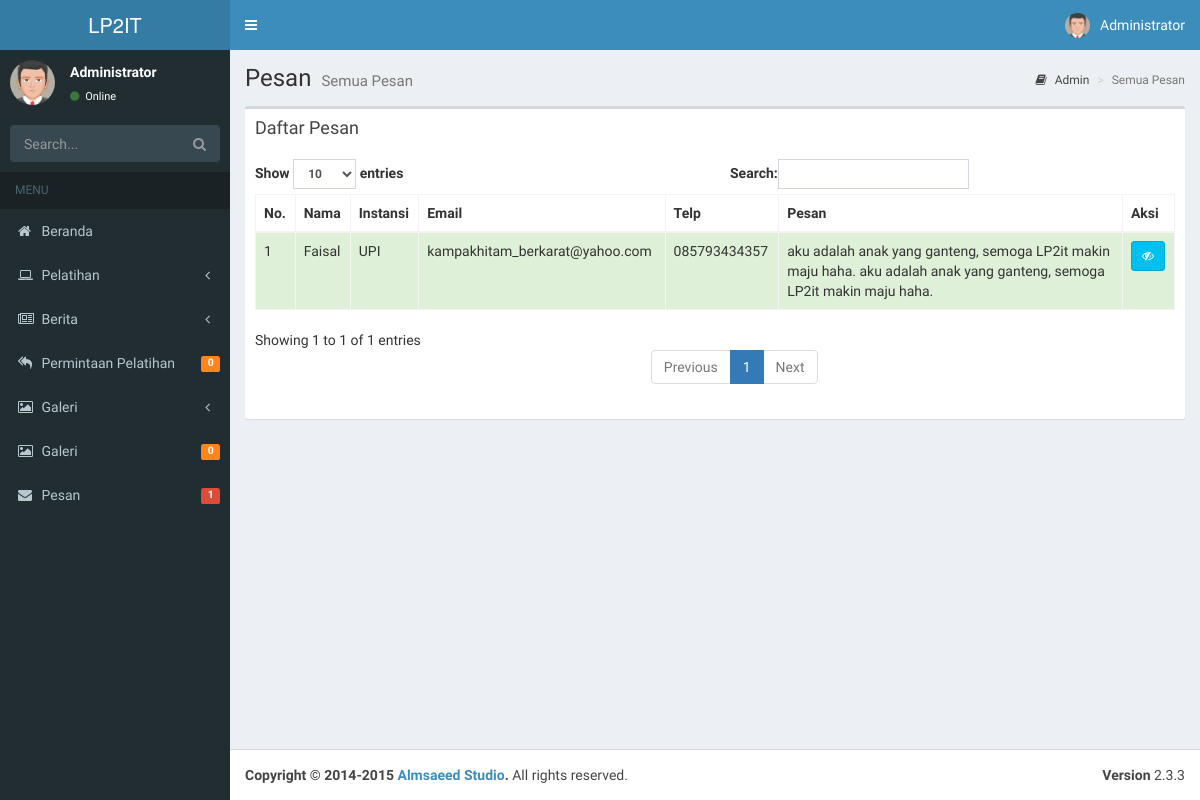
/index.php/admin/kontakAll, run on the app's committed database.
### tables this page shows
CREATE TABLE `tb_kontak` (
  `id` int(11) NOT NULL,
  `nama` varchar(255) NOT NULL,
  `instansi` varchar(255) NOT NULL,
  `email` varchar(255) NOT NULL,
  `telp` varchar(255) NOT NULL,
  `pesan` text NOT NULL,
  `stats` tinyint(1) NOT NULL DEFAULT '0'
);

### application/controllers/Admin.php (called while the page is built, shortened)
<?php
class Admin extends CI_Controller {
	private $head;
	public function __construct(){
		$this->head['pelatihan'] = $this->ModelPelatihan->selectAll()->num_rows();
		$this->head['galeri'] = $this->ModelGaleri->selectAll()->num_rows();
		$this->head['berita'] = $this->ModelNews->selectAll()->num_rows();
		$this->head['pesan'] = $this->ModelPesan->selectAll()->num_rows();
		$this->head['request'] = $this->ModelRequest->selectAll()->num_rows();
	}
	public function kontakAll()	{
		$data['all'] = $this->ModelPesan->selectAll()->result_array();
		$this->load->view('admin/templates/header',$this->head);
		$this->load->view('admin/kontakAll',$data);
		$this->load->view('admin/templates/footer');
	}
}

### index.php (called while the page is built, shortened)
<?php
require_once BASEPATH.'core/CodeIgniter.php';

### application/models/ModelPesan.php (called while the page is built, shortened)
<?php
class ModelPesan extends CI_Model {
	public $tableName;
	public function __construct(){
		$this->tableName = "tb_kontak";
	}
	public function selectAll($from=0,$offset=0){
		$this->db->select('*');
		$this->db->from($this->tableName);
		$this->db->order_by('stats','DESC');
		$this->db->limit($from,$offset);
		return $this->db->get();
	}
}

### application/views/admin/kontakAll.php (the view)
<div class="content-wrapper">
  <section class="content-header">
    <h1>
      Pesan
      <small>Semua Pesan</small>
    </h1>
    <ol class="breadcrumb">
      <li><a href="#"><i class="fa fa-book"></i> Admin</a></li>
      <li class="active">Semua Pesan</li>
    </ol>
  </section>
  <section class="content">
    <div class="row">
      <div class="col-xs-12">
      <div class="box">
          <div class="box-header">
          <h3 class="box-title">Daftar Pesan</h3>
          </div>
          <div class="box-body">
          <table id="dt" class="table table-bordered table-hover">
              <thead>
              <tr>
                  <th>No.</th>
                  <th>Nama</th>
                  <th>Instansi</th>
                  <th>Email</th>
                  <th>Telp</th>
                  <th>Pesan</th>
                  <th>Aksi</th>
              </tr>
              </thead>
              <tbody>
              <?php
              $i=1;foreach($all as $row){
               ?>
              <tr class="<?php if($row['stats'] == 1) echo "success"; else echo "danger";?>">
                  <td><?php echo $i++; ?></td>
                  <td><?php echo $row['nama']; ?></td>
                  <td><?php echo $row['instansi']; ?></td>
                  <td><?php echo $row['email']; ?></td>
                  <td><?php echo $row['telp']; ?></td>
                  <td><?php echo $row['pesan']; ?></td>
                  <td>
                    <button type="button" onclick="location.href='<?php echo site_url();?>Admin/markUnread/<?php echo $row['id']; ?>'" class="btn btn-sm btn-<?php if($row['stats']==1)echo 'info'; else echo 'danger';?>"><i class="fa fa-eye<?php if($row['stats']==1)echo "-slash"; ?>"></i></button>
                  </td>
              </tr>
              <?php } ?>
              </tbody>
          </table>
          </div>
      </div>
      </div>
  </div>
  </section>
</div>

### assets/styleadmin.css (style rules this page uses)
table { table-layout: auto; }
td { word-wrap:normal; }

### data on the page
tb_kontak: nama "Faisal", instansi "UPI", email "kampakhitam_berkarat@yahoo.com", telp "085793434357", pesan "aku adalah anak yang ganteng, semoga LP2it makin maju haha. aku adalah anak yang ganteng, semoga LP2it makin maju haha.", stats 1 (drawn)

### other printed values
$request "0"
$galeri "0"
$pesan "1"
